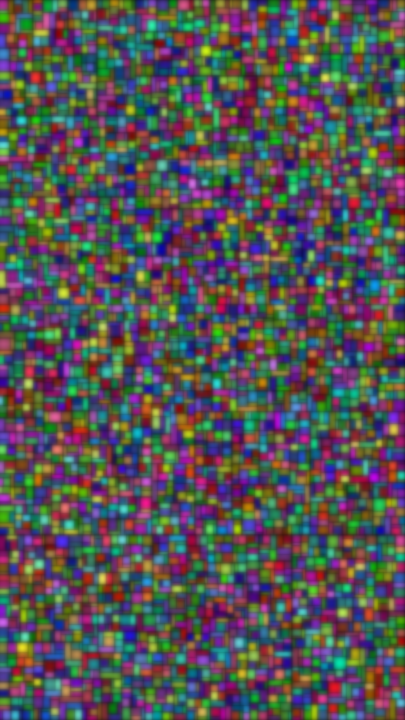
Frame 1 (no input)
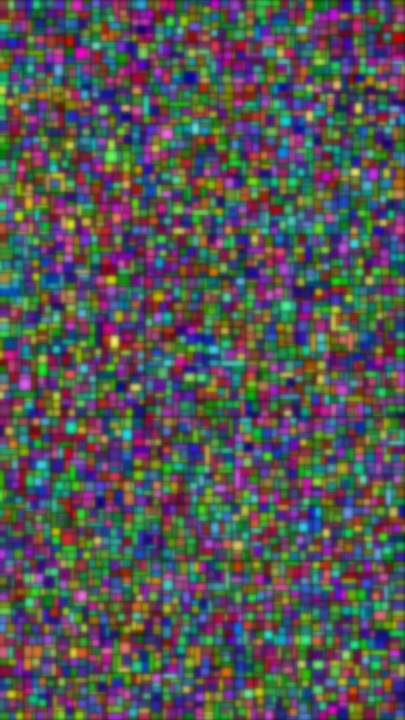
Frame 2 (the mouse pressed at the canvas centre, redrawn once)

The p5.js sketch that drew these frames (run headless with seeded random() and noise() and a simulated clock; the mouse was pressed at the canvas centre and the sketch redrawn once):

// p5.js sketch
// ── sketch.js
let MIN_BOX_WIDTH = 7;
let MIN_BOX_HEIGHT = 7;
let MIN_PERCENT = 0.25
let MAX_PERCENT = 0.75
function setup() {
  createCanvas(405, 720);
  colorMode(HSB);
  noLoop();
}

function draw() {
  background(220);
  stroke(0)
  smooth()
  draw_rectangle(MIN_PERCENT,MAX_PERCENT,0,0,width,height)
  filter(BLUR,2)
}

function draw_rectangle(a, b, x, y, box_width, box_height) {
  if (box_width < MIN_BOX_WIDTH) {
    return;
  }
  if (box_height < MIN_BOX_HEIGHT) {
    return;
  }
  fill(random(0,360),random(50,100),random(50,100),1)
  rect(x,y, box_width, box_height)
  if (box_width > box_height) {
    let new_width = box_width * random(a, b);
    draw_rectangle(a, b, x, y, new_width, box_height);
    draw_rectangle(a, b, x + new_width, y, box_width - new_width, box_height);
  } else {
    let new_height = box_height * random(a, b);
    draw_rectangle(a, b, x, y, box_width, new_height);
    draw_rectangle(a, b, x, y + new_height, box_width, box_height - new_height);
  }
}
